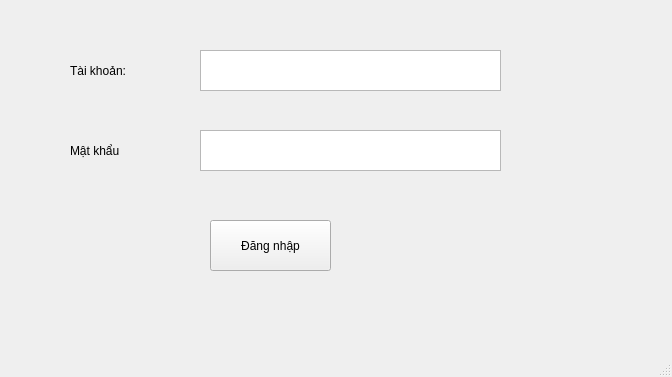
<?xml version="1.0" encoding="UTF-8"?>
<ui version="4.0">
 <class>MainWindow</class>
 <widget class="QMainWindow" name="MainWindow">
  <property name="geometry">
   <rect>
    <x>0</x>
    <y>0</y>
    <width>672</width>
    <height>377</height>
   </rect>
  </property>
  <property name="windowTitle">
   <string>MainWindow</string>
  </property>
  <widget class="QWidget" name="centralwidget">
   <widget class="QLabel" name="label1">
    <property name="geometry">
     <rect>
      <x>70</x>
      <y>50</y>
      <width>91</width>
      <height>41</height>
     </rect>
    </property>
    <property name="text">
     <string>Tài khoản: </string>
    </property>
   </widget>
   <widget class="QTextEdit" name="textEditTaiKhoan">
    <property name="geometry">
     <rect>
      <x>200</x>
      <y>50</y>
      <width>301</width>
      <height>41</height>
     </rect>
    </property>
   </widget>
   <widget class="QLabel" name="label2">
    <property name="geometry">
     <rect>
      <x>70</x>
      <y>130</y>
      <width>91</width>
      <height>41</height>
     </rect>
    </property>
    <property name="text">
     <string>Mật khẩu</string>
    </property>
   </widget>
   <widget class="QTextEdit" name="textEditMatKhau">
    <property name="geometry">
     <rect>
      <x>200</x>
      <y>130</y>
      <width>301</width>
      <height>41</height>
     </rect>
    </property>
   </widget>
   <widget class="QPushButton" name="pushButtonDangNhap">
    <property name="geometry">
     <rect>
      <x>210</x>
      <y>220</y>
      <width>121</width>
      <height>51</height>
     </rect>
    </property>
    <property name="text">
     <string>Đăng nhập</string>
    </property>
   </widget>
  </widget>
  <widget class="QMenuBar" name="menubar">
   <property name="geometry">
    <rect>
     <x>0</x>
     <y>0</y>
     <width>672</width>
     <height>26</height>
    </rect>
   </property>
  </widget>
  <widget class="QStatusBar" name="statusbar"/>
 </widget>
 <resources/>
 <connections/>
</ui>
